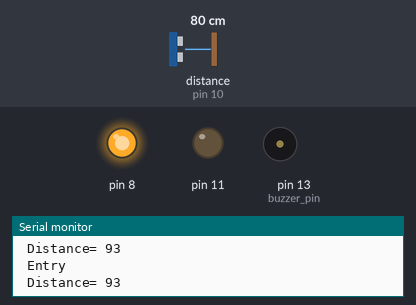
A sketch run on a simulated Arduino Uno, built with avr-gcc and run on an emulated ATmega328P. Parts: output pins drawn as LEDs (lit = HIGH), buzzer (waves = sounding, pin HIGH), the last lines printed to the serial monitor. Wiring (inferred from the names in the program): ultrasonic range finder: trigger pin 9; echo pin 10. The inputs (shaded band) are chosen by the test bench; at power-on: distance to the obstacle (sensor on pin 10) 80 cm. The echo pulse lasts 58.3 µs per cm; pins used as bus, display or sensor lines are not drawn.

Above: at 1.3 s.
1.4 s: distance to the obstacle (sensor on pin 10) set to 42 cm
2.9 s: distance to the obstacle (sensor on pin 10) set to 36 cm
At 3.8 s:
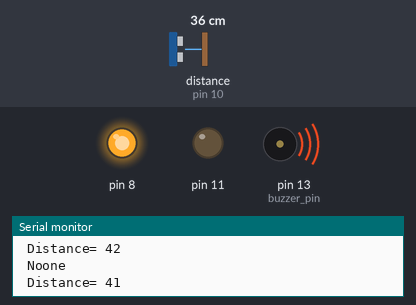
4.5 s: distance to the obstacle (sensor on pin 10) set to 60 cm
At 5.4 s:
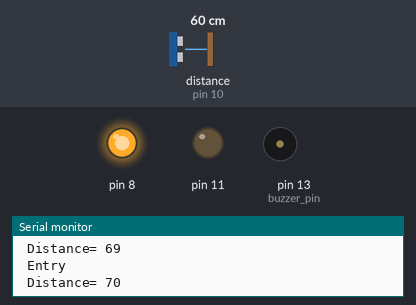
6.0 s: distance to the obstacle (sensor on pin 10) set to 2 cm
At 6.8 s:
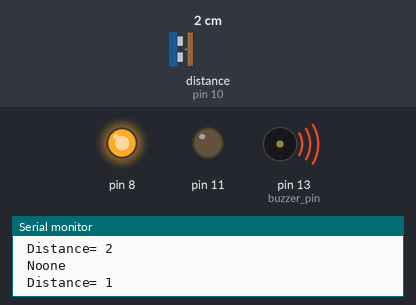
Timing chart, 0 to 8.5 s (numbered marks = the images above; inputs shaded):
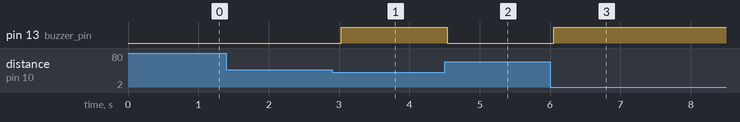

The sketch:

Ultrasonic___Buzzer.ino
```cpp
int trigger_pin = 9;
int echo_pin = 10;
int buzzer_pin = 13;
int time;
int distance;

void setup ( ) {
        Serial.begin (9600);
        pinMode (trigger_pin, OUTPUT);
        pinMode (echo_pin, INPUT);
        pinMode (buzzer_pin, OUTPUT);
        pinMode (11, OUTPUT);
        pinMode (8, OUTPUT);
        digitalWrite(11, LOW);
        digitalWrite(8, HIGH);
}
void loop ( ) {
    digitalWrite (trigger_pin, HIGH);
    delayMicroseconds (10);
    digitalWrite (trigger_pin, LOW);
    time = pulseIn (echo_pin, HIGH);
    distance = (time * 0.02) / 1;


  if (distance <= 45 )
        {
        Serial.println (" Noone ");
        Serial.print (" Distance= ");
        Serial.println (distance);
        digitalWrite (buzzer_pin, HIGH);
        delay (500);
        }

  else {
        Serial.println (" Entry ");
        Serial.print (" Distance= ");
        Serial.println (distance);
        digitalWrite (buzzer_pin, LOW);
        delay (500);
  }
 }
```

Measured:
- the behaviour switches between 40 and 39 cm on distance to the obstacle (sensor on pin 10) (found by bisection; images 0 and 1)
- after the input at 2.9 s, pin 13 (buzzer_pin): LOW → HIGH after 0.13 s
- after the input at 4.5 s, pin 13 (buzzer_pin): HIGH → LOW at once
- after the input at 6.0 s, pin 13 (buzzer_pin): LOW → HIGH after 0.05 s
